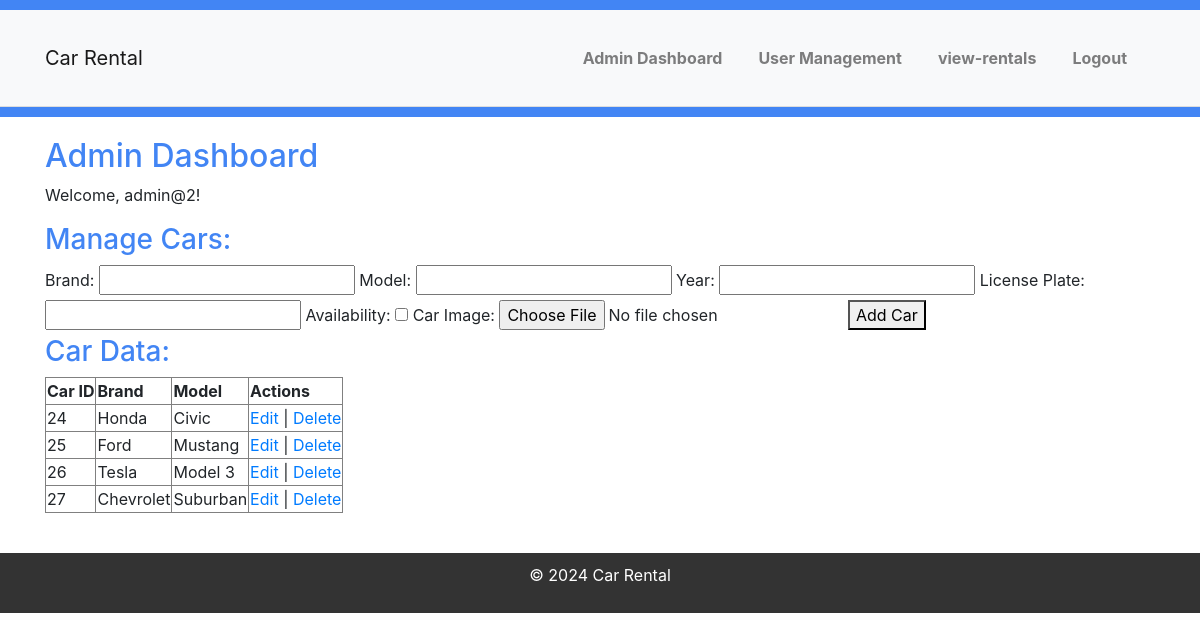
The app's page /car-rental2/pages/admin_pages/admin-dashboard.php (signed in) with its own data.
### tables this page shows
CREATE TABLE `cars` (
  `CarID` int(11) NOT NULL,
  `Brand` varchar(255) NOT NULL,
  `Model` varchar(255) NOT NULL,
  `Year` int(11) NOT NULL,
  `LicensePlate` varchar(20) NOT NULL,
  `Availability` tinyint(1) NOT NULL,
  `Image` varchar(255) DEFAULT NULL,
  `PricePerMonth` decimal(10,2) NOT NULL,
  `VehicleType` varchar(255) NOT NULL,
  `description` varchar(1800) DEFAULT NULL
);

### car-rental2/classes/Car.php (called while the page is built, shortened)
<?php
require_once('Database.php');
class Car {
    private $db;
    public function __construct(Database $database) {
        $this->db = $database;
    }
    public function getAllCars() {
        $sql = "SELECT * FROM cars";
        try {
            $stmt = $this->db->query($sql);
            if ($stmt) {
                return $stmt->fetchAll(PDO::FETCH_ASSOC);
            } else {
                return [];
            }
        } catch (PDOException $e) {
            echo "Error: " . $e->getMessage();
            return [];
        }
    }
}
?>

### car-rental2/classes/Database.php (called while the page is built, shortened)
<?php
class Database {
    private $conn;
    public function __construct() {
        try {
            $dsn = "mysql:host=" . DB_HOST . ";dbname=" . DB_NAME . ";port=" . DB_PORT;
            $options = [
                PDO::ATTR_ERRMODE            => PDO::ERRMODE_EXCEPTION,
                PDO::ATTR_DEFAULT_FETCH_MODE => PDO::FETCH_ASSOC,
                PDO::ATTR_EMULATE_PREPARES   => false,
            ];
            $this->conn = new PDO($dsn, DB_USER, DB_PASSWORD, $options);
        } catch (PDOException $e) {
            die("Connection failed: " . $e->getMessage());
        }
    }
    public function query($sql, $params = []) {
        $stmt = $this->conn->prepare($sql);
        $stmt->execute($params);
        return $stmt;
    }
}
?>

### car-rental2/pages/admin_pages/admin-dashboard.php (the view, shortened to what this page needs)
<?php
require_once('../../classes/Database.php');
require_once('../../classes/Admin.php');
require_once('../../classes/Car.php');
$database = new Database();
$car = new Car($database);
$adminInfo = $_SESSION['admin'];
?>
<!DOCTYPE html>
<html lang="en">
<head>
    <link rel="stylesheet" href="../../assets/css/style.css">
</head>
<body>
<?php include('../../includes/header.php'); ?>
<div class="container">
    <h2>Admin Dashboard</h2>
    <p>Welcome, <?php echo $adminInfo['username']; ?>!</p>
    <h3>Manage Cars:</h3>
<form method="post" action="" enctype="multipart/form-data">
    <label for="brand">Brand:</label>
    <input type="text" id="brand" name="brand" required>
    <label for="model">Model:</label>
    <input type="text" id="model" name="model" required>
    <label for="year">Year:</label>
    <input type="number" id="year" name="year" required>
    <label for="licensePlate">License Plate:</label>
    <input type="text" id="licensePlate" name="licensePlate" required>
    <label for="availability">Availability:</label>
    <input type="checkbox" id="availability" name="availability">
    <label for="carImage">Car Image:</label>
    <input type="file" id="carImage" name="carImage" accept="image/*" required>
    <button type="submit" name="addCar">Add Car</button>
</form>
<h3>Car Data:</h3>
<table border="1">
    <tr>
        <th>Car ID</th>
        <th>Brand</th>
        <th>Model</th>
        <th>Actions</th>
    </tr>
    <?php
    $cars = $car->getAllCars();
    foreach ($cars as $car):
    ?>
        <tr>
            <td><?php echo $car['CarID']; ?></td>
            <td><?php echo $car['Brand']; ?></td>
            <td><?php echo $car['Model']; ?></td>
            <td>
                <a href="edit-car.php?id=<?php echo $car['CarID']; ?>">Edit</a>
                |
                <a href="?delete_car_id=<?php echo $car['CarID']; ?>" onclick="return confirm('Are you sure you want to delete this car?')">Delete</a>
            </td>
        </tr>
    <?php endforeach; ?>
</table>
</div>
<?php include('../../includes/footer.php'); ?>
</body>
</html>

### car-rental2/assets/css/style.css (style rules this page uses)
body, h1, h2, h3, p, ul, li { margin: 0; padding: 0; }
body { font-family: 'Arial', sans-serif; line-height: 1.6; background-color: #f4f4f4; color: #333; }
.container { max-width: 1200px; margin: 0 auto; padding: 20px; }
h1, h2, h3 { color: #4285f4; }

### records on screen
cars: CarID "24", Brand "Honda", Model "Civic"
cars: CarID "25", Brand "Ford", Model "Mustang"
cars: CarID "26", Brand "Tesla", Model "Model 3"
cars: CarID "27", Brand "Chevrolet", Model "Suburban"

### other values on screen
$adminInfo['username'] "admin@2"
